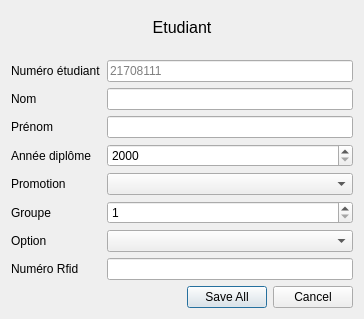
<?xml version="1.0" encoding="UTF-8"?>
<ui version="4.0">
 <class>StudentsDialog</class>
 <widget class="QDialog" name="StudentsDialog">
  <property name="geometry">
   <rect>
    <x>0</x>
    <y>0</y>
    <width>364</width>
    <height>319</height>
   </rect>
  </property>
  <property name="maximumSize">
   <size>
    <width>364</width>
    <height>319</height>
   </size>
  </property>
  <property name="windowTitle">
   <string>Etudiant</string>
  </property>
  <property name="sizeGripEnabled">
   <bool>false</bool>
  </property>
  <property name="modal">
   <bool>true</bool>
  </property>
  <layout class="QVBoxLayout" name="verticalLayout_2">
   <property name="sizeConstraint">
    <enum>QLayout::SetDefaultConstraint</enum>
   </property>
   <item>
    <widget class="QLabel" name="label_9">
     <property name="font">
      <font>
       <pointsize>12</pointsize>
      </font>
     </property>
     <property name="text">
      <string>Etudiant</string>
     </property>
     <property name="alignment">
      <set>Qt::AlignCenter</set>
     </property>
    </widget>
   </item>
   <item>
    <spacer name="verticalSpacer">
     <property name="orientation">
      <enum>Qt::Vertical</enum>
     </property>
     <property name="sizeType">
      <enum>QSizePolicy::Minimum</enum>
     </property>
     <property name="sizeHint" stdset="0">
      <size>
       <width>20</width>
       <height>10</height>
      </size>
     </property>
    </spacer>
   </item>
   <item>
    <layout class="QFormLayout" name="formLayout">
     <item row="0" column="0">
      <widget class="QLabel" name="label">
       <property name="text">
        <string>Numéro étudiant</string>
       </property>
      </widget>
     </item>
     <item row="0" column="1">
      <widget class="QLineEdit" name="le_studentNumber">
       <property name="inputMask">
        <string/>
       </property>
       <property name="maxLength">
        <number>8</number>
       </property>
       <property name="placeholderText">
        <string>21708111</string>
       </property>
      </widget>
     </item>
     <item row="1" column="0">
      <widget class="QLabel" name="label_2">
       <property name="text">
        <string>Nom</string>
       </property>
      </widget>
     </item>
     <item row="1" column="1">
      <widget class="QLineEdit" name="le_firstname"/>
     </item>
     <item row="2" column="0">
      <widget class="QLabel" name="label_3">
       <property name="text">
        <string>Prénom</string>
       </property>
      </widget>
     </item>
     <item row="2" column="1">
      <widget class="QLineEdit" name="le_lastname"/>
     </item>
     <item row="3" column="0">
      <widget class="QLabel" name="label_5">
       <property name="text">
        <string>Année diplôme</string>
       </property>
      </widget>
     </item>
     <item row="3" column="1">
      <widget class="QSpinBox" name="sb_degreeYear">
       <property name="minimum">
        <number>2000</number>
       </property>
       <property name="maximum">
        <number>9999</number>
       </property>
      </widget>
     </item>
     <item row="4" column="1">
      <widget class="QComboBox" name="cb_trainingName"/>
     </item>
     <item row="4" column="0">
      <widget class="QLabel" name="label_4">
       <property name="text">
        <string>Promotion</string>
       </property>
      </widget>
     </item>
     <item row="5" column="1">
      <widget class="QSpinBox" name="sb_group">
       <property name="minimum">
        <number>1</number>
       </property>
      </widget>
     </item>
     <item row="5" column="0">
      <widget class="QLabel" name="label_6">
       <property name="text">
        <string>Groupe</string>
       </property>
      </widget>
     </item>
     <item row="6" column="0">
      <widget class="QLabel" name="label_7">
       <property name="text">
        <string>Option</string>
       </property>
      </widget>
     </item>
     <item row="6" column="1">
      <widget class="QComboBox" name="cb_optionName"/>
     </item>
     <item row="7" column="0">
      <widget class="QLabel" name="label_8">
       <property name="text">
        <string>Numéro Rfid</string>
       </property>
      </widget>
     </item>
     <item row="7" column="1">
      <widget class="QLineEdit" name="le_rfidNumber">
       <property name="readOnly">
        <bool>true</bool>
       </property>
      </widget>
     </item>
    </layout>
   </item>
   <item>
    <widget class="QDialogButtonBox" name="buttonBox">
     <property name="orientation">
      <enum>Qt::Horizontal</enum>
     </property>
     <property name="standardButtons">
      <set>QDialogButtonBox::Cancel|QDialogButtonBox::SaveAll</set>
     </property>
    </widget>
   </item>
  </layout>
 </widget>
 <resources/>
 <connections>
  <connection>
   <sender>buttonBox</sender>
   <signal>accepted()</signal>
   <receiver>StudentsDialog</receiver>
   <slot>accept()</slot>
   <hints>
    <hint type="sourcelabel">
     <x>248</x>
     <y>254</y>
    </hint>
    <hint type="destinationlabel">
     <x>157</x>
     <y>274</y>
    </hint>
   </hints>
  </connection>
  <connection>
   <sender>buttonBox</sender>
   <signal>rejected()</signal>
   <receiver>StudentsDialog</receiver>
   <slot>reject()</slot>
   <hints>
    <hint type="sourcelabel">
     <x>316</x>
     <y>260</y>
    </hint>
    <hint type="destinationlabel">
     <x>286</x>
     <y>274</y>
    </hint>
   </hints>
  </connection>
 </connections>
</ui>
